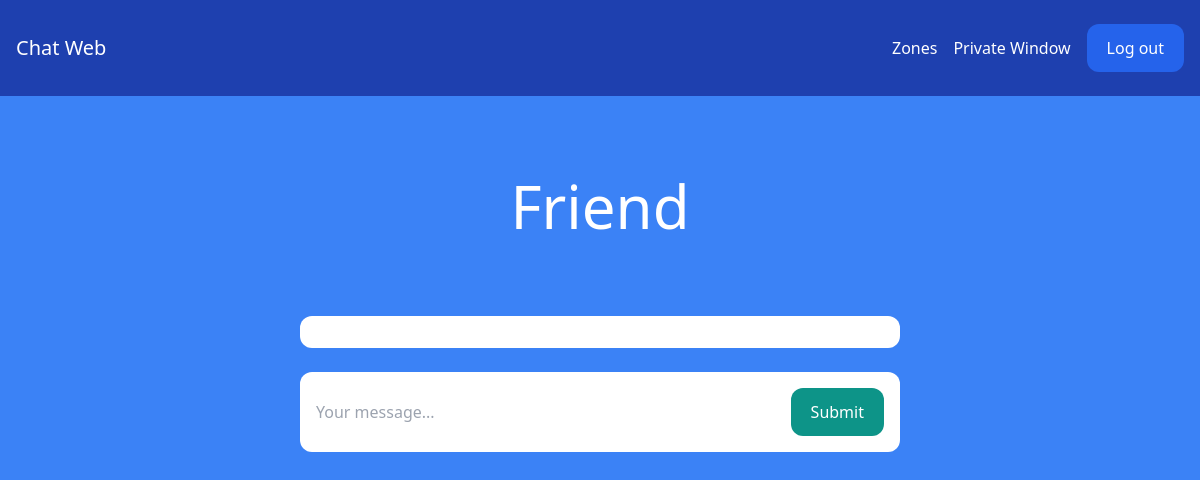
Page /privatewindow/Sajal/ (signed in) on the earlier database version.
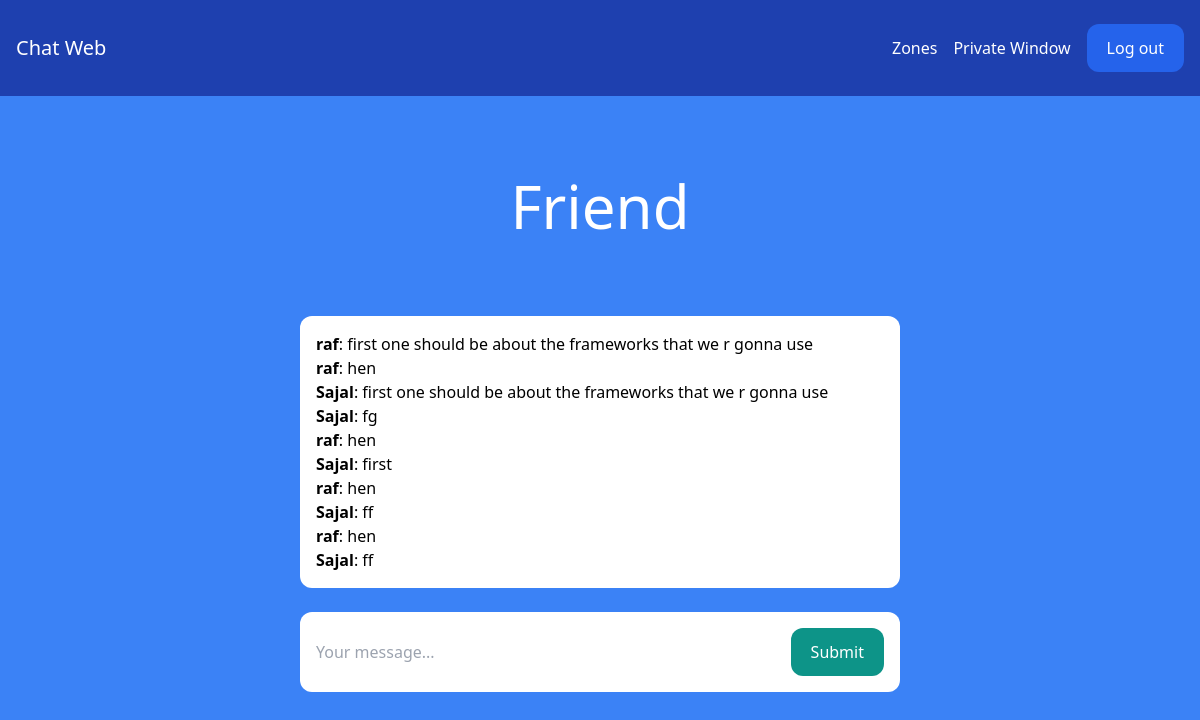
Same page on the later database version.
### privatewindow/models.py (models this page shows)
class Mychats(models.Model):
    me = models.ForeignKey(to=User,on_delete=models.CASCADE,related_name='it_me')
    frnd = models.ForeignKey(to=User,on_delete=models.CASCADE,related_name='my_frnd')
    content = models.TextField()
    date_added = models.DateTimeField(auto_now_add=True)
    class Meta:
        ordering = ('date_added',)

### privatewindow/views.py (the view)
# urls.py: path('<str:frndname>/', views.chatroom, name='chatroom'),
@login_required
def chatroom(request, frndname):
    frnd_name = User.objects.get(username=frndname)
    myname = request.user
    print(myname.username,frnd_name.username)
    messages = Mychats.objects.filter(me=frnd_name, frnd=myname) | Mychats.objects.filter(me=myname, frnd=frnd_name)
    print(messages)
    return render(request, 'privatewindow/chatroom.html', {'frndname':frnd_name,'messages': messages})

### privatewindow/templates/privatewindow/chatroom.html (shortened to what this page needs)
{% extends 'chatapp/base.html' %}
{% block content %}
<div class="p-10 lg:p-20 text-center">
    <h1 class="text-3xl lg:text-6xl text-white">Friend</h1>
</div>
<div class="lg:w-2/4 mx-4 lg:mx-auto p-4 bg-white rounded-xl">
    <div class="chat-messages space-y-3" id="chat-messages">
        {% for m in messages %}<b>{{ m.me.username }}</b>: {{ m.content }}<br>{% endfor %}
    </div>
</div>
<div class="lg:w-2/4 mt-6 mx-4 lg:mx-auto p-4 bg-white rounded-xl">
    <form method="post" action="." class="flex">
        <input type="text" name="content" class="flex-1 mr-3" placeholder="Your message..." id="chat-message-input">
        <button
            class="px-5 py-3 rounded-xl text-white bg-teal-600 hover:bg-teal-700"
            id="chat-message-submit"
        >Submit</button>
    </form>
</div>
{% endblock %}

Differences in the rows shown:
added Mychats: me.username "raf", content "first one should be about the frameworks that we r gonna use"
added Mychats: me.username "raf", content "hen"
added Mychats: me.username "Sajal", content "first one should be about the frameworks that we r gonna use"
added Mychats: me.username "Sajal", content "fg"
added Mychats: me.username "raf", content "hen"
added Mychats: me.username "Sajal", content "first"
added Mychats: me.username "raf", content "hen"
added Mychats: me.username "Sajal", content "ff"
added Mychats: me.username "raf", content "hen"
added Mychats: me.username "Sajal", content "ff"
